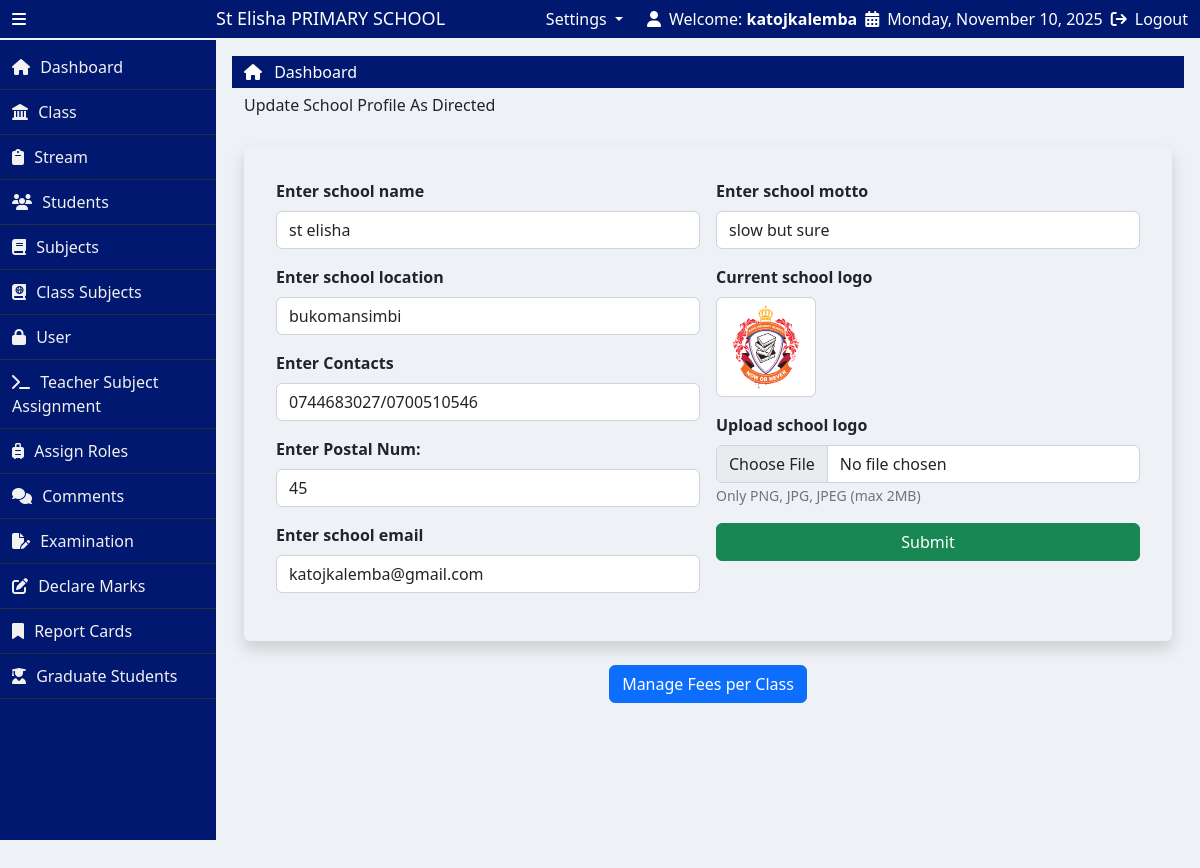
The page /update_profile.php (signed in) on the database its author committed.
### tables this page shows
CREATE TABLE `school_profile` (
  `profile_id` int(11) NOT NULL,
  `school_name` varchar(255) DEFAULT NULL,
  `address` varchar(255) DEFAULT NULL,
  `phone_1` varchar(255) DEFAULT NULL,
  `phone_2` int(11) DEFAULT NULL,
  `email` varchar(255) DEFAULT NULL,
  `motto` varchar(255) DEFAULT NULL,
  `profile_image` varchar(255) DEFAULT NULL
);

### update_profile.php (the view, shortened to what this page needs)
<?php
    include("partials/header.php");
    include("partials/adminOnly.php");
    $select = "SELECT * FROM school_profile LIMIT 1";
    $execute = mysqli_query($conn, $select);
    $row = mysqli_fetch_assoc($execute);
    $school_name = $row['school_name'];
    $location = $row['address'];
    $contact_1 = $row['phone_1'];
    $contact_2 = $row['phone_2'];
    $email = $row['email'];
    $motto = $row['motto'];
    $logo = $row['profile_image'];
?>
<div class="container-fluid">
    <h3 class="text-capitalize fs-6 text-dark py-2">update school profile as directed</h3>
    <div class="row g-0 shadow rounded my-4 p-4">
        <div class="col-lg-6 col-12 p-2">
            <form method="POST" action="" enctype="multipart/form-data">
                <div class="mb-3">
                    <label class="form-label fw-bold">Enter school name</label>
                    <input type="text" class="form-control shadow-none" name="school_name" value="<?php echo htmlspecialchars($school_name, ENT_QUOTES, 'UTF-8'); ?>" required>
                </div>
                <div class="mb-3">
                    <label class="form-label fw-bold">Enter school location</label>
                    <input type="text" class="form-control shadow-none" name="location" value="<?php echo htmlspecialchars($location, ENT_QUOTES, 'UTF-8'); ?>" required>
                </div>
                <div class="mb-3">
                    <label class="form-label fw-bold">Enter Contacts</label>
                    <input type="text" class="form-control shadow-none" name="contact_1" value="<?php echo htmlspecialchars($contact_1, ENT_QUOTES, 'UTF-8'); ?>" required>
                </div>
                <div class="mb-3">
                    <label class="form-label fw-bold">Enter Postal Num:</label>
                    <input type="text" class="form-control shadow-none" value="<?php echo htmlspecialchars($contact_2, ENT_QUOTES, 'UTF-8'); ?>" name="contact_2">
                </div>
                    <div class="mb-3">
                    <label class="form-label fw-bold">Enter school email</label>
                    <input type="email" class="form-control shadow-none" name="email" value="<?php echo htmlspecialchars($email, ENT_QUOTES, 'UTF-8'); ?>">
                </div>
        </div>
        <div class="col-lg-6 col-12 p-2">
            <div class="mb-3">
                <label class="form-label fw-bold">Enter school motto</label>
                <input type="text" class="form-control shadow-none" name="motto" value="<?php echo htmlspecialchars($motto, ENT_QUOTES, 'UTF-8'); ?>" required>
            </div>
            <div class="mb-3">
                <label class="form-label fw-bold">Current school logo</label>
                <?php if(!empty($logo)): ?>
                    <img src="<?php echo htmlspecialchars($logo, ENT_QUOTES, 'UTF-8'); ?>" class="img-fluid form-control" alt="School Logo" style="height: 100px; width: 100px">
                <?php else: ?>
                    <span class="text-muted">No logo uploaded.</span>
                <?php endif; ?>
            </div>
            <div class="mb-3">
                <label class="form-label fw-bold">Upload school logo</label>
                <input class="form-control" type="file" name="profile" accept=".png,.jpg,.jpeg">
                <span class="text-muted small">Only PNG, JPG, JPEG (max 2MB)</span>
            </div>
            <button type="submit" name="update" class="btn btn-success w-100">Submit</button>
        </div>
    </div>
        <div class="text-center mt-4">
        <a href="fees_management.php" class="btn btn-primary">
        Manage Fees per Class
        </a>
</div>
</div>
<?php include("partials/footer.php") ?>

### partials/header.php (shortened to what this page needs)
<?php
  include("NotLoggedin.php");
  function isActive($page) {
      $currentPage = basename($_SERVER['PHP_SELF']);
      return $currentPage === $page ? 'active-link' : '';
  }
?>
<!doctype html>
<html lang="en">
  <head>
    <link href="https://cdn.jsdelivr.net/npm/bootstrap@5.2.3/dist/css/bootstrap.min.css" rel="stylesheet">
    <link rel="stylesheet" href="https://cdn.datatables.net/2.3.3/css/dataTables.dataTables.css">
    <link rel="stylesheet" href="https://cdnjs.cloudflare.com/ajax/libs/toastr.js/latest/toastr.min.css">
    <link rel="stylesheet" href="css/style.css">
  </head>
  <body>
    <main>
      <div class="container-fluid">
        <div class="row align-items-center py-2">
          <div class="col-lg-3 d-flex align-items-center gap-3 top-left">
            <i class="fa-solid fa-bars icon-bar" id="icon"></i>
            <h3 class="text-capitalize name mb-0" id="name">
              <?php
                $school_profile = "SELECT * FROM school_profile";
                $execute = mysqli_query($conn, $school_profile);
                $row = mysqli_fetch_assoc($execute);
                $school_name = $row['school_name'];
              ?>
              <?php echo $school_name ?> PRIMARY SCHOOL
            </h3>
          </div>
          <div class="col-lg-9 d-flex justify-content-end gap-4 top-right">
            <?php if(isset($_SESSION["role"]) && $_SESSION['role']==="admin"): ?>
              <li class="nav-item dropdown" style="list-style: none;">
                <a class="nav-link dropdown-toggle" href="#" role="button" data-bs-toggle="dropdown" aria-expanded="false">
                  Settings
                </a>
              </li>
            <?php endif ?>
            <div class="d-flex align-items-center gap-2 sect_1">
              <i class="fa-solid fa-user"></i>
              <span>Welcome: <strong><?php echo htmlspecialchars($_SESSION['username']); ?></strong></span>
            <div class="d-flex align-items-center gap-2">
              <i class="fa-solid fa-calendar-days"></i>
              <span><?php echo date('l, F j, Y'); ?></span>
            </div>
            <div class="d-flex align-items-center gap-2">
              <i class="fa-solid fa-arrow-right-from-bracket"></i>
              <a href="logout.php" class="text-decoration-none text-white">Logout</a>
            </div>
          </div>
        </div>
      </div>
    </main>
    <div class="container-fluid p-0">
      <div class="row g-0">
        <div class="left-bar" id="left-bar">
          <a href="<?php echo SITEURL ?>" class="lists gap-3 <?php echo isActive('index.php'); ?>">
            <i class="fa-solid fa-house"></i>
            <span class="text-capitalize side-text">dashboard</span>
          </a>
          <?php if (isset($_SESSION['role']) && $_SESSION['role'] === 'admin'): ?>
            <a href="<?php echo SITEURL ?>class.php" class="<?php echo isActive('class.php'); ?>">
              <i class="fa-solid fa-landmark"></i>
              <span class="text-capitalize side-text">class</span>
            </a>
            <a href="<?php echo SITEURL ?>streams.php" class="<?php echo isActive('streams.php'); ?>">
              <i class="fa-solid fa-clipboard"></i>
              <span class="text-capitalize side-text">stream</span>
            </a>
            <a href="<?php echo SITEURL ?>students.php" class="<?php echo isActive('students.php'); ?>">
              <i class="fa-solid fa-users"></i>
              <span class="text-capitalize side-text">students</span>
            </a>
            <a href="<?php echo SITEURL ?>subject.php" class="<?php echo isActive('subject.php'); ?>">
              <i class="fa-solid fa-book"></i>
              <span class="text-capitalize side-text">subjects</span>
            </a>
            <a href="<?php echo SITEURL ?>class_subjects.php" class="<?php echo isActive('class_subjects.php'); ?>">
              <i class="fa-solid fa-book-atlas"></i>
              <span class="text-capitalize side-text">class subjects</span>
            </a>
            <a href="<?php echo SITEURL ?>users.php" class="<?php echo isActive('users.php'); ?>">
              <i class="fa-solid fa-lock"></i>
              <span class="text-capitalize side-text">user</span>
            </a>
            <a href="<?php echo SITEURL ?>teacherSubject.php" class="<?php echo isActive('teacherSubject.php'); ?>">
              <i class="fa-solid fa-terminal"></i>
              <span class="text-capitalize side-text">Teacher subject assignment</span>
            </a>
            <a href="<?php echo SITEURL ?>assign_roles.php" class="<?php echo isActive('assign_roles.php'); ?>">
              <i class="fa-solid fa-suitcase-rolling"></i>
              <span class="text-capitalize side-text">assign roles</span>
            </a>
          <?php endif; ?>
          <a href="<?php
                  echo SITEURL;
                  echo $_SESSION['role'] === 'admin' ? 'select_class_stream.php' : 'selectcomment_exam.php';
                ?>"
            class="<?php echo isActive($_SESSION['role'] === 'admin' ? 'select_class_stream.php' : 'selectcomment_exam.php'); ?>">
              <i class="fa-solid fa-comments"></i>
              <span class="text-capitalize side-text">comments</span>
          </a>
          <a href="<?php echo SITEURL ?>examination.php" class="<?php echo isActive('examination.php'); ?>">
            <i class="fa-solid fa-file-pen"></i>
            <span class="text-capitalize side-text">examination</span>
          </a>
          <a href="<?php echo SITEURL ?>addScore.php" class="<?php echo isActive('addScore.php'); ?>">
            <i class="fa-solid fa-pen-to-square"></i>
            <span class="text-capitalize side-text">declare marks</span>
          </a>
          <a href="<?php echo SITEURL ?>reports.php" class="<?php echo isActive('reports.php'); ?>">
            <i class="fa-solid fa-bookmark"></i>
            <span class="text-capitalize side-text">report cards</span>
          </a>
          <?php if (isset($_SESSION['role']) && $_SESSION['role'] === 'admin'): ?>
            <a onclick="return confirm('Do you want to graduate P.7 students?')" href="<?php echo SITEURL ?>graduate_students.php" class="<?php echo isActive('graduate_students.php'); ?>">
              <i class="fa-solid fa-user-graduate"></i>
              <span class="text-capitalize side-text">Graduate Students</span>
            </a>
          <?php endif ?>
        </div>
        <div class="right-bar" id="right-bar">
          <div class="container-fluid pt-1 pb-1" style="background-color: #001870;">
            <ul class="list-unstyled mb-0 dashboard">
              <li>
                <i class="fa-solid fa-house" style="color: #fff;"></i>
                <a href="<?php echo SITEURL ?>" class="text-capitalize text-white ms-2 text-decoration-none">Dashboard</a>
              </li>
            </ul>
          </div>

### css/style.css (style rules this page uses)
:root { --primary-color: #001870; --secondary-color: #0095486c; --tertiary-color: #430d0d; --border-color: #f1f1f1; --background-color: #222f3e; --hover-color: #007a3d; --backgroundColor: #EEF1F5; }
* { padding: 0; margin: 0; box-sizing: border-box; }
body { background-color: var(--backgroundColor); }
.icon-bar { cursor: pointer; }
main { width: 100%; color: #fff; background-color: var(--primary-color); height: 40px; border-bottom: 2px solid var(--border-color); display: flex; align-items: center; position: fixed; left: 0; top: 0; z-index: 1; }
.name { font-size: 18px; position: absolute; left: 18%; transition: all 1s; }
.left-bar { height: auto; width: 18%; background-color: var(--primary-color); transition: width 0.3s ease; padding-top: 5px; overflow-y: auto; margin-top: 40px; overflow-y: hidden; }
.left-bar .side-text { color: var(--border-color); }
.left-bar a { display: block; padding: 10px 12px; width: 100%; box-sizing: border-box; color: var(--border-color); text-decoration: none; transition: background-color 0.3s ease; border-bottom: 1px solid var(--background-color) ; }
.left-bar span { padding-left: 6px; }
.right-bar { margin-top: 40px; height: 100vh; width: 82%; transition: all 1s; padding: 16px; }

### rows shown on the page
school_profile: school_name "St Elisha", school_name "st elisha", location "bukomansimbi", contact_1 "0744683027/0700510546", contact_2 "45", email "katojkalemba@gmail.com", motto "slow but sure", profile_image (picture)

### other values the page prints
$_SESSION['username'] "katojkalemba"
